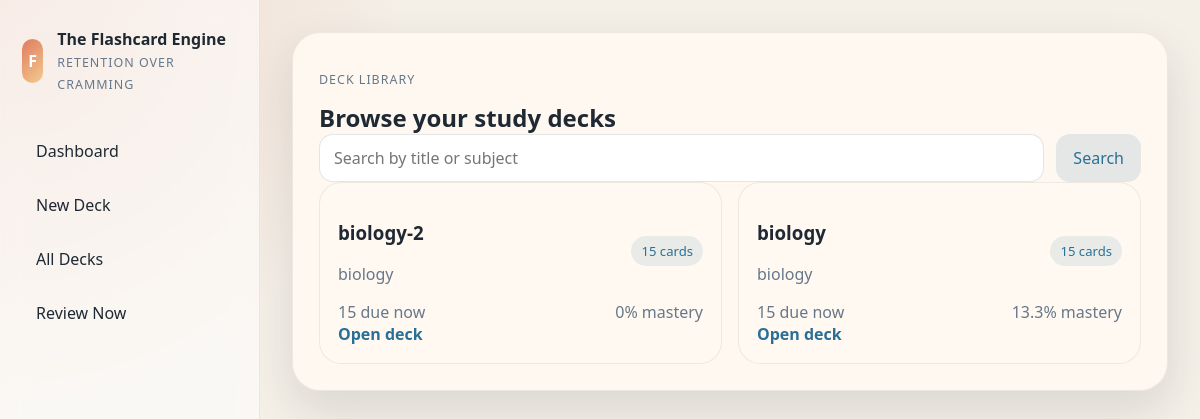
Screenshot of /decks with the database file from the repository.
### tables this page shows
CREATE TABLE decks (
            id INTEGER PRIMARY KEY AUTOINCREMENT,
            title TEXT NOT NULL,
            subject TEXT,
            source_filename TEXT NOT NULL,
            provider TEXT NOT NULL,
            source_text TEXT NOT NULL,
            created_at TEXT NOT NULL,
            updated_at TEXT NOT NULL
        );

### routes.py (the view)
    @web.route("/decks")
    def decks():
        query = request.args.get("q", "").strip()
        return render_template("decks.html", query=query, deck_view=build_deck_list_context(app.config, query))

### components/deck_component.py (called while the page is built)
def build_deck_list_context(config, query: str):
    return {"decks": list_decks(config, query), "query": query}

### services/deck_service.py (called while the page is built)
def list_decks(config, query: str = ""):
    connection = get_connection(config["DATABASE_PATH"])
    cursor = connection.cursor()
    pattern = f"%{query.lower()}%"
    cursor.execute(
        """
        SELECT
            decks.*,
            COUNT(cards.id) AS card_count,
            SUM(CASE WHEN datetime(cards.due_at) <= datetime('now') THEN 1 ELSE 0 END) AS due_count,
            ROUND(AVG(cards.mastery_score), 1) AS mastery_average
        FROM decks
        LEFT JOIN cards ON cards.deck_id = decks.id
        WHERE LOWER(decks.title) LIKE ? OR LOWER(COALESCE(decks.subject, '')) LIKE ?
        GROUP BY decks.id
        ORDER BY datetime(decks.updated_at) DESC
        """,
        (pattern, pattern),
    )
    rows = cursor.fetchall()
    connection.close()
    return rows

### services/storage.py (called while the page is built)
def get_connection(database_path: Path) -> sqlite3.Connection:
    connection = sqlite3.connect(database_path)
    connection.row_factory = sqlite3.Row
    return connection

### templates/decks.html
{% extends "base.html" %}
{% block content %}
<section class="section-card">
    <div class="section-header">
        <div>
            <p class="eyebrow">Deck library</p>
            <h1>Browse your study decks</h1>
        </div>
    </div>
    <form class="search-bar" method="get" action="{{ url_for('web.decks') }}">
        <input type="text" name="q" value="{{ deck_view.query }}" placeholder="Search by title or subject">
        <button class="button button-secondary" type="submit">Search</button>
    </form>
    {% if deck_view.decks %}
        <div class="deck-grid">
            {% for deck in deck_view.decks %}
                <article class="deck-card">
                    <div class="deck-card-top">
                        <div>
                            <h3>{{ deck["title"] }}</h3>
                            <p>{{ deck["subject"] or "General study deck" }}</p>
                        </div>
                        <span class="pill">{{ deck["card_count"] or 0 }} cards</span>
                    </div>
                    <div class="deck-meta">
                        <span>{{ deck["due_count"] or 0 }} due now</span>
                        <span>{{ deck["mastery_average"] or 0 }}% mastery</span>
                    </div>
                    <a class="text-link" href="{{ url_for('web.deck_detail', deck_id=deck['id']) }}">Open deck</a>
                </article>
            {% endfor %}
        </div>
    {% else %}
        <div class="empty-state">
            <h3>No matching decks</h3>
            <p>Try a different search, or create a new deck from a PDF.</p>
        </div>
    {% endif %}
</section>
{% endblock %}

### static/css/styles.css (style rules this page uses)
:root { --bg: #f4efe7; --panel: rgba(255, 250, 242, 0.88); --panel-strong: #fff9f1; --ink: #1f2933; --muted: #66788a; --accent: #e07a5f; --accent-dark: #c45c40; --secondary: #2a6f97; --success: #4f772d; --danger: #b23a48; --border: rgba(31, 41, 51, 0.08); --shadow: 0 18px 45px rgba(31, 41, 51, 0.12); }
* { box-sizing: border-box; }
body { margin: 0; font-family: "Segoe UI", Tahoma, Geneva, Verdana, sans-serif; color: var(--ink); background: radial-gradient(circle at top left, rgba(224, 122, 95, 0.22), transparent 28%), radial-gradient(circle at bottom right, rgba(42, 111, 151, 0.18), transparent 25%), var(--bg); }
a { color: inherit; text-decoration: none; }
.brand small, .eyebrow { color: var(--muted); letter-spacing: 0.08em; text-transform: uppercase; font-size: 0.78rem; }
.hero, .section-card { background: var(--panel); border: 1px solid var(--border); box-shadow: var(--shadow); border-radius: 28px; }
.hero h1, .section-card h1, .section-card h2, .flashcard-preview h3, .review-card h2 { margin: 0; }
.hero-panel, .deck-grid, .card-list { display: grid; gap: 16px; }
.metric-card, .deck-card, .flashcard-preview, .review-card, .empty-state { background: var(--panel-strong); border-radius: 22px; padding: 18px; border: 1px solid var(--border); }
.section-card { padding: 26px; margin-bottom: 24px; }
.section-header, .deck-card-top, .deck-meta, .hero-actions, .flashcard-header, .rating-group, .search-bar { display: flex; align-items: center; justify-content: space-between; gap: 12px; }
.deck-grid { grid-template-columns: repeat(auto-fit, minmax(220px, 1fr)); }
.deck-card p, .deck-meta, .flashcard-preview p, .flashcard-preview small, .empty-state p { color: var(--muted); }
.pill { padding: 6px 10px; border-radius: 999px; background: rgba(42, 111, 151, 0.1); color: var(--secondary); font-size: 0.82rem; }
.button, input, select { border-radius: 14px; border: 1px solid transparent; font: inherit; }
.button { padding: 12px 16px; cursor: pointer; transition: transform 0.18s ease, background 0.18s ease; }
.button-secondary { background: rgba(42, 111, 151, 0.12); color: var(--secondary); }
.text-link { color: var(--secondary); font-weight: 600; }
input, select { width: 100%; padding: 12px 14px; background: white; border-color: rgba(31, 41, 51, 0.12); }

### rows the page displays
decks: title "biology-2", subject "biology", deck "15", deck "0"
decks: title "biology", subject "biology", deck "15", deck "13.3"
